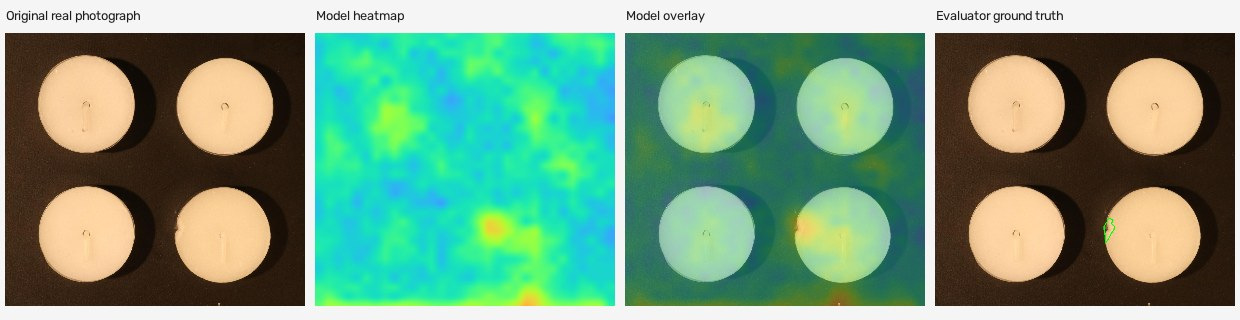
#> input picture benchmarks/intelligence_20261025/examples/candle_replay_0121.jpg, 1240 x 320 px
$ python -i suitability_v2.py   (imports and definitions only)
#> lines starting #> are read from the running program, lines starting #| are printed output that depends on the picture; after the words box and inside, x2 and y2 are one past the last pixel; in counts of white or black regions, pixels touching at a corner belong together
#> further down, picture is the input picture: shape (320, 1240, 3); mean B, G, R 127.9, 157.4, 117.4
"""Normal-calibrated capture *warnings*, separate from anomaly disposition.

No ground-truth mask, filename, test label or expected object count is accepted by
the runtime API. A warning is unresolved capture evidence, never a defect hit.
This module deliberately makes no claim to certify complete visibility.
"""
from __future__ import annotations

import hashlib
import json
from pathlib import Path
from typing import Iterable

import cv2
import numpy as np

VERSION = "reflex-suitability-2.0"
CHECKS = ("FLAT_INTERNAL_REGION", "FIELD_OF_VIEW_SHIFT", "PROFILE_DISTRIBUTION_SHIFT")
MAX_SIDE = 256


def _digest(path: Path) -> str:
    return hashlib.sha256(path.read_bytes()).hexdigest()


def _small(image: np.ndarray) -> np.ndarray:
    if not isinstance(image, np.ndarray) or image.dtype != np.uint8 or image.ndim != 3 or image.shape[2] != 3:
        raise ValueError("Expected a nonempty uint8 BGR image with three channels")
    if min(image.shape[:2]) < 8:
        raise ValueError("Image sides must both be at least eight pixels")
    scale = min(1.0, MAX_SIDE / max(image.shape[:2]))
#> scale = 0.206
    return cv2.resize(image, (max(8, round(image.shape[1] * scale)), max(8, round(image.shape[0] * scale))), interpolation=cv2.INTER_AREA)
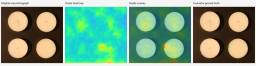
#> returned value: shape (66, 256, 3); mean of channels 0, 1, 2 127.9, 157.4, 117.4; drawn as B, G, R


def _features(image: np.ndarray) -> dict:
    small = _small(image)
    h, w = small.shape[:2]
#> h = 66; w = 256
    lab = cv2.cvtColor(small, cv2.COLOR_BGR2LAB)
#> lab: shape (66, 256, 3); mean of channels 0, 1, 2 155.4, 114.2, 141
    gray = cv2.cvtColor(small, cv2.COLOR_BGR2GRAY)
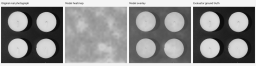
#> gray: shape (66, 256); min 11, max 246, mean 142.1
    # All bright connected objects survive; no largest-box crop is used.
    _, foreground = cv2.threshold(lab[:, :, 0], 0, 255, cv2.THRESH_BINARY + cv2.THRESH_OTSU)
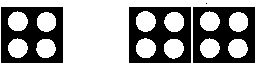
#> foreground: shape (66, 256); 60.4% white; 4 black regions (1 under 20 px), largest, box (x1, y1, x2, y2) and area: (1, 7, 63, 63) 2252, (193, 7, 255, 63) 2249, (129, 7, 191, 63) 2197
    foreground = cv2.morphologyEx(foreground, cv2.MORPH_OPEN, np.ones((3, 3), np.uint8))
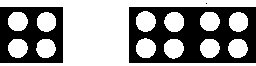
#> foreground: shape (66, 256); 59% white; 3 black regions (1 under 20 px), largest, box (x1, y1, x2, y2) and area: (129, 7, 256, 63) 4616, (0, 7, 63, 63) 2310
    mask = foreground.astype(bool)
    ys, xs = np.nonzero(mask)
#> ys = 9969 values from 0 to 65; xs = 9969 values, max 255 at index 255, min 0 at index 0, mean 119.7
    area = float(mask.mean())
#> area = 0.59
    edge = max(1, round(min(h, w) * .02))
#> edge = 1
    side_contact = [float(mask[:, :edge].mean()), float(mask[:, -edge:].mean()),
                    float(mask[:edge].mean()), float(mask[-edge:].mean())]
#> side_contact = [0.152, 0.152, 1, 1]
    if len(xs):
        bbox = [float(xs.min() / w), float(ys.min() / h), float((xs.max() + 1) / w), float((ys.max() + 1) / h)]
#> bbox = [0, 0, 1, 1]
        center = [float(xs.mean() / w), float(ys.mean() / h)]
#> center = [0.468, 0.471]
    else:
        bbox, center = [0.0, 0.0, 0.0, 0.0], [.5, .5]
    n, _, stats, _ = cv2.connectedComponentsWithStats(foreground, 8)
#> n = 14; stats = 14 rows, first 6: [0, 3, 256, 60, 6927], [0, 0, 256, 66, 6255], [136, 11, 20, 21, 328], [8, 12, 20, 19, 309], [37, 12, 19, 20, 307], [164, 12, 20, 20, 318]
    count = int(sum(stats[i, cv2.CC_STAT_AREA] >= .005 * h * w for i in range(1, n)))
#> count = 13
    view = np.asarray([area, *side_contact, *bbox, *center, min(count, 20) / 20], np.float64)
#> view = [0.59, 0.152, 0.152, 1, 1, 0, 0, 1, 1, 0.468, 0.471, 0.65]

    # Search every location. Internal constant/near-constant regions are one
    # occlusion clue, not an occlusion semantic classifier. Border components
    # are excluded because normal backgrounds are often smooth and unbounded.
    local_range = cv2.dilate(small, np.ones((5, 5), np.uint8)).astype(np.int16) - cv2.erode(small, np.ones((5, 5), np.uint8)).astype(np.int16)
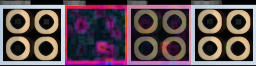
#> local_range: shape (66, 256, 3) int16; mean B, G, R 82.8, 77.2, 94.6
    flat = (np.max(local_range, axis=2) <= 3).astype(np.uint8)
#> flat: shape (66, 256); values 0 (black) and 1 (white), 4.1% white; 24 white regions (20 under 20 px), largest, box (x1, y1, x2, y2) and area: (148, 0, 191, 4) 172, (86, 0, 127, 4) 164, (222, 0, 256, 4) 136, (31, 0, 63, 4) 128
    nc, labels, cs, _ = cv2.connectedComponentsWithStats(flat, 8)
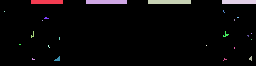
#> labels: shape (66, 256) int32; 25 distinct labels, from 0 to 24; one colour per label, 0 black
#> nc = 25; cs = 25 rows, first 6: [0, 0, 256, 66, 16204], [31, 0, 32, 4, 128], [86, 0, 41, 4, 164], [148, 0, 43, 4, 172], [222, 0, 34, 4, 136], [4, 11, 1, 1, 1]
    candidate = None
    best = 0.0
    for i in range(1, nc):
        x, y, cw, ch, pixels = [int(v) for v in cs[i]]
        if x == 0 or y == 0 or x + cw >= w or y + ch >= h or pixels < max(9, .0004 * h * w):
            continue
        component = (labels == i).astype(np.uint8)
        ring = (cv2.dilate(component, np.ones((7, 7), np.uint8)) > 0) & (component == 0)
        if not ring.any():
            continue
        inside = small[component > 0].mean(axis=0)
        contrast = float(np.linalg.norm(small[ring].mean(axis=0) - inside) / (255 * np.sqrt(3)))
        rectangularity = pixels / (cw * ch)
        # Size, rectangular support and boundary contrast vary continuously.
        score = float((pixels / (h * w)) * rectangularity * (1.0 - np.exp(-contrast / .03)))
        if score > best:
            best = score
            candidate = {"bbox_normalized": [x / w, y / h, (x + cw) / w, (y + ch) / h],
                         "area_fraction": pixels / (h * w), "rectangularity": rectangularity,
                         "boundary_contrast": contrast}
#> this loop made 24 passes
#> (x, y, cw, ch, pixels, inside, contrast, rectangularity) on pass 21: (54, 56, 6, 5, 17, [13.35, 26.29, 42.29], 0.0885, 0.567)
#> (x, y, cw, ch, pixels, inside, contrast, rectangularity) on passes 11 to 12: (31, 31, 3, 7, 10, [14, 28.2, 45.5], 0.00245, 0.476), (223, 31, 6, 6, 14, [14.36, 28.14, 45.21], 0.00334, 0.389)
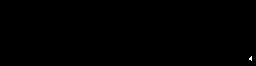
#> component: shape (66, 256); values 0 (black) and 1 (white), 0.06% white in thin lines or dots, all inside (x1, y1, x2, y2) = (249, 56, 252, 61)
#> after the loop, best = 0.00054
    # Global color and coarse all-object layout provide a profile-distribution
    # check. They do not prove the selected category is the object's identity.
    hist = []
    for c, bins in ((0, 16), (1, 8), (2, 8)):
        hist.extend((np.histogram(lab[:, :, c], bins=bins, range=(0, 256))[0] / (h * w)).tolist())
#> after the loop, hist = 32 values, max 0.784 at index 28, min 0 at index 16, mean 0.0938
    layout = cv2.resize(foreground.astype(np.float32) / 255, (4, 4), interpolation=cv2.INTER_AREA).ravel()
#> layout = [0.539, 1, 0.549, 0.529, 0.493, 1, 0.511, 0.477, 0.343, 1, 0.355, 0.33, 0.437, 1, 0.451, 0.425]
    descriptor = np.asarray([*hist, *layout, *view], np.float64)
#> descriptor = 60 values, max 1 at index 33, min 0 at index 16, mean 0.315
    return {"flat_internal_region_score": best, "flat_candidate": candidate,
            "view_descriptor": view, "profile_descriptor": descriptor,
            "foreground_area_fraction": area, "foreground_border_contact": side_contact,
            "foreground_components_over_half_percent": count, "analysis_shape": [h, w],
            "source_shape": [int(image.shape[0]), int(image.shape[1])]}


# [102 lines left out: functions _robust_parameters, _scores, _read, fit_suitability, inspect_suitability, not called in this run]

>>> import cv2
>>> picture = cv2.imread('../../../benchmarks/intelligence_20261025/examples/candle_replay_0121.jpg')
>>> result = _features(picture)
#> result = 9 items

$ run again, on benchmarks/intelligence_20261025/examples/candle_replay_0129_chosen_detail.png
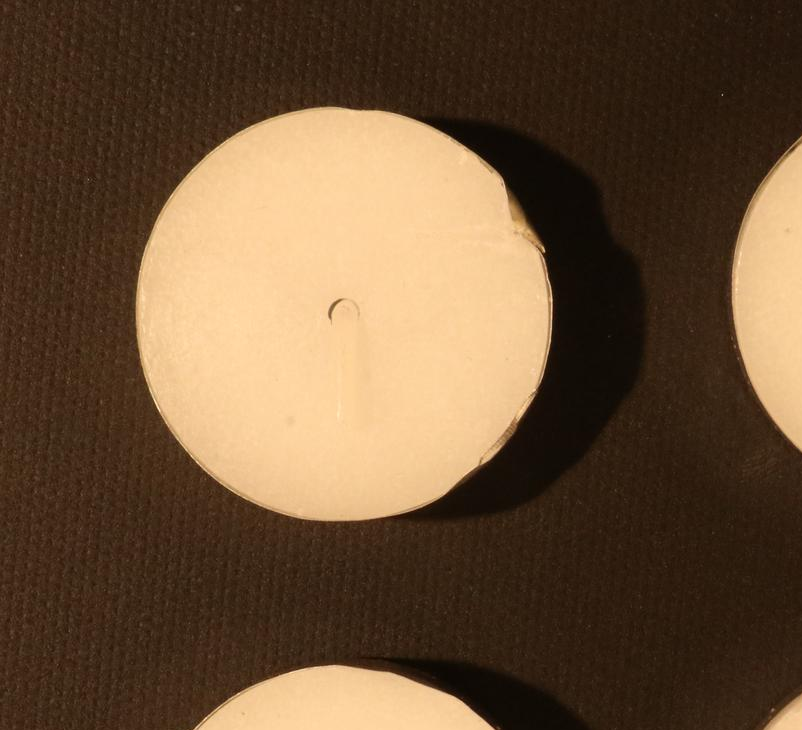
#> input picture benchmarks/intelligence_20261025/examples/candle_replay_0129_chosen_detail.png, 802 x 730 px
#> picture is the input picture: shape (730, 802, 3); mean B, G, R 56.2, 81.7, 107.2
#> lab: shape (233, 256, 3); mean of channels 0, 1, 2 88.4, 135.1, 146.3
#> in _features, `_, foreground = cv2.threshold(lab[:, :, 0], 0, 255, cv2.THRESH_BINARY ..`:
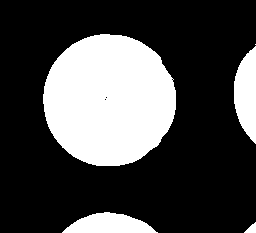
#> foreground: shape (233, 256); 28.1% white; 5 white regions (1 under 20 px), largest, box (x1, y1, x2, y2) and area: (43, 34, 176, 166) 13795, (234, 46, 256, 144) 1556, (62, 212, 158, 233) 1355, (244, 222, 256, 233) 75
#> mask: shape (233, 256) bool; 28.1% white; 4 white regions, box (x1, y1, x2, y2) and area: (43, 34, 176, 166) 13793, (234, 47, 256, 143) 1554, (63, 212, 156, 233) 1352, (245, 223, 256, 233) 73
#> ys = 16772 values from 34 to 232; xs = 16772 values, max 255 at index 782, min 43 at index 6855, mean 122.1
#> area = 0.281
#> side_contact = [0, 0.441, 0, 0.392]
#> bbox = [0.168, 0.146, 1, 1]
#> center = [0.477, 0.471]
#> n = 5; stats = [[0, 0, 256, 233, 42876], [43, 34, 133, 132, 13793], [234, 47, 22, 96, 1554], [63, 212, 93, 21, 1352], [245, 223, 11, 10, 73]]
#> count = 3
#> view = [0.281, 0, 0.441, 0, 0.392, 0.168, 0.146, 1, 1, 0.477, 0.471, 0.15]
#> flat: shape (233, 256); values 0 (black) and 1 (white), 6.3% white; 122 white regions (107 under 20 px), largest, box (x1, y1, x2, y2) and area: (150, 44, 202, 162) 1302, (77, 53, 137, 100) 807, (121, 111, 143, 140) 229
#> in _features, `nc, labels, cs, _ = cv2.connectedComponentsWithStats(flat, 8)`:
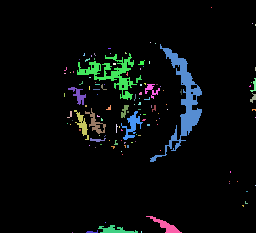
#> labels: shape (233, 256) int32; 123 distinct labels, from 0 to 122; one colour per label, 0 black
#> nc = 123; cs = 123 rows, first 6: [0, 0, 256, 233, 55876], [211, 7, 1, 1, 1], [252, 23, 1, 1, 1], [255, 24, 1, 2, 2], [150, 42, 1, 1, 1], [155, 43, 1, 1, 1]
#> the loop in _features, `for i in range(1, nc):` made 122 passes
#> (x, y, cw, ch, pixels, inside, contrast, rectangularity) on pass 6: (150, 44, 52, 118, 1302, [6.43, 11.81, 17.23], 0.00569, 0.212)
#> after the loop in _features, `for i in range(1, nc):`: best = 0.0008
#> after the loop in _features, `for c, bins in ((0, 16), (1, 8), (2, 8)):`: hist = 32 values, max 1 at index 20, min 0 at index 15, mean 0.0938
#> layout = [0.0061, 0.346, 0.116, 0.0226, 0.271, 0.999, 0.687, 0.313, 0.0997, 0.788, 0.387, 0.0815, 0.000536, 0.279, 0.0829, 0.0196]
#> descriptor = 60 values, max 1 at index 55, min 0 at index 15, mean 0.2
#> result = 9 items
